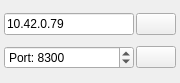
        <widget class="QWidget" name="page_2">
         <property name="geometry">
          <rect>
           <x>0</x>
           <y>0</y>
           <width>180</width>
           <height>83</height>
          </rect>
         </property>
         <attribute name="label">
          <string>UDP Connection</string>
         </attribute>
         <layout class="QGridLayout" name="gridLayout">
          <property name="leftMargin">
           <number>4</number>
          </property>
          <property name="topMargin">
           <number>4</number>
          </property>
          <property name="rightMargin">
           <number>4</number>
          </property>
          <property name="bottomMargin">
           <number>4</number>
          </property>
          <property name="spacing">
           <number>2</number>
          </property>
          <item row="1" column="0">
           <widget class="QSpinBox" name="udpPortBox">
            <property name="toolTip">
             <string>Port</string>
            </property>
            <property name="prefix">
             <string>Port: </string>
            </property>
            <property name="maximum">
             <number>65535</number>
            </property>
            <property name="value">
             <number>8300</number>
            </property>
           </widget>
          </item>
          <item row="0" column="0">
           <widget class="QLineEdit" name="udpIpEdit">
            <property name="toolTip">
             <string>Host</string>
            </property>
            <property name="text">
             <string>10.42.0.79</string>
            </property>
           </widget>
          </item>
          <item row="1" column="1">
           <widget class="QPushButton" name="udpPingButton">
            <property name="sizePolicy">
             <sizepolicy hsizetype="Fixed" vsizetype="Fixed">
              <horstretch>0</horstretch>
              <verstretch>0</verstretch>
             </sizepolicy>
            </property>
            <property name="toolTip">
             <string>Ping</string>
            </property>
            <property name="text">
             <string/>
            </property>
            <property name="icon">
             <iconset resource="resources.qrc">
              <normaloff>:/models/Icons/Ping Pong-96.png</normaloff>:/models/Icons/Ping Pong-96.png</iconset>
            </property>
           </widget>
          </item>
          <item row="0" column="1">
           <widget class="QPushButton" name="udpConnectButton">
            <property name="enabled">
             <bool>true</bool>
            </property>
            <property name="sizePolicy">
             <sizepolicy hsizetype="Fixed" vsizetype="Fixed">
              <horstretch>0</horstretch>
              <verstretch>0</verstretch>
             </sizepolicy>
            </property>
            <property name="toolTip">
             <string>Connect</string>
            </property>
            <property name="text">
             <string/>
            </property>
            <property name="icon">
             <iconset resource="resources.qrc">
              <normaloff>:/models/Icons/Connected-96.png</normaloff>:/models/Icons/Connected-96.png</iconset>
            </property>
           </widget>
          </item>
         </layout>
        </widget>
